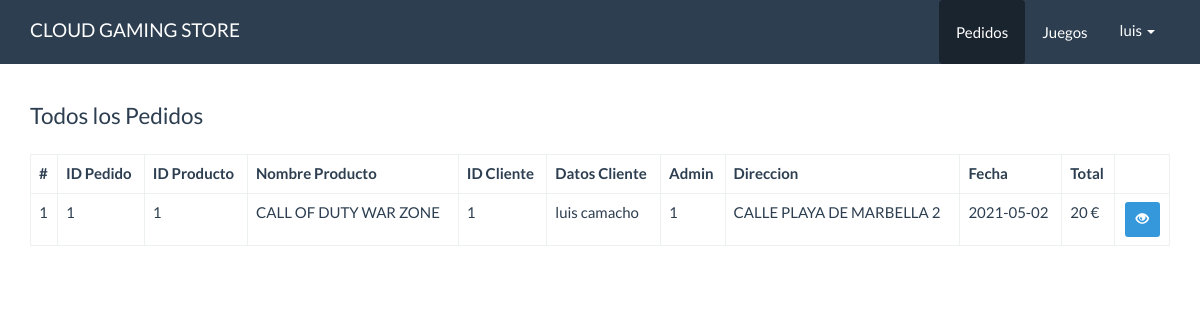
The page /TiendaOnline/panel/pedidos/index.php (signed in) on the database as committed earlier.
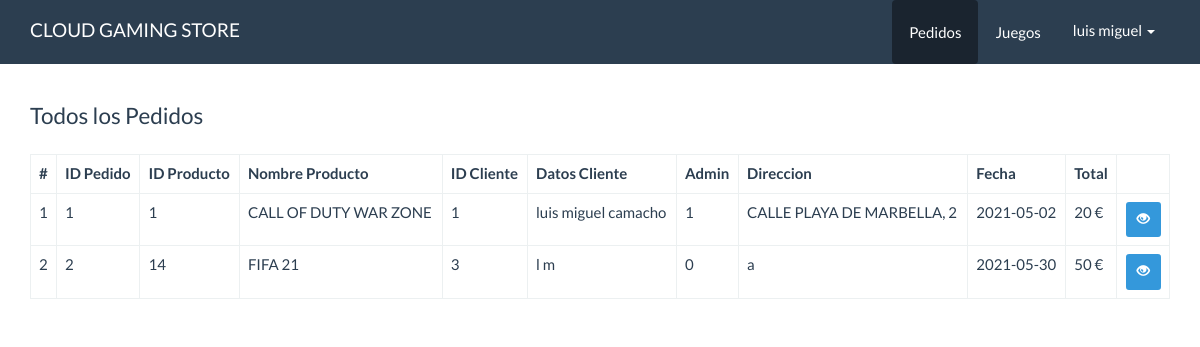
The same page on the database as committed later.
### tables this page shows
CREATE TABLE `pedido` (
  `ID_PEDIDO` int(10) NOT NULL,
  `COMPRADO` int(1) NOT NULL,
  `FECHA` date NOT NULL,
  `USUARIO_ID_USUARIO` int(10) NOT NULL
);

CREATE TABLE `detalle_pedido` (
  `PEDIDO_ID_PEDIDO` int(10) NOT NULL,
  `PRODUCTO_ID_PRODUCTO` int(10) NOT NULL,
  `CANTIDAD` int(11) NOT NULL,
  `DEVUELTO` int(1) NOT NULL
);

CREATE TABLE `producto` (
  `ID_PRODUCTO` int(10) NOT NULL,
  `NOMBRE_PRODUCTO` varchar(50) NOT NULL,
  `DESCRIPCION` varchar(250) NOT NULL,
  `PRECIO` double NOT NULL,
  `STOCK` int(10) NOT NULL,
  `IMAGEN` varchar(100) NOT NULL,
  `CATEGORIA_ID_CATEGORIA` int(10) NOT NULL
);

CREATE TABLE `usuario` (
  `ID_USUARIO` int(10) NOT NULL,
  `EMAIL` varchar(50) NOT NULL,
  `PASSWORD` varchar(50) NOT NULL,
  `NOMBRE` varchar(25) NOT NULL,
  `APELLIDOS` varchar(25) NOT NULL,
  `DIRECCION` varchar(100) NOT NULL,
  `ADMIN` int(1) NOT NULL
);

### TiendaOnline/src/Pedido.php (called while the page is built, shortened)
<?php
class Pedido{
    private $cn = null;
    public function __construct(){
        $this->config = parse_ini_file(__DIR__.'/../config.ini') ;
        $this->cn = new \PDO( $this->config['dns'], $this->config['usuario'],$this->config['clave'],array(
            \PDO::MYSQL_ATTR_INIT_COMMAND => 'SET NAMES utf8'
        ));
    }
    public function mostrar(){
        $sql = "SELECT p.ID_PEDIDO, p.USUARIO_ID_USUARIO, p.FECHA, NOMBRE, APELLIDOS, DIRECCION, ADMIN FROM pedido p
        INNER JOIN usuario u ON p.USUARIO_ID_USUARIO = u.ID_USUARIO ORDER BY p.USUARIO_ID_USUARIO ASC";
        $resultado = $this->cn->prepare($sql);
        if($resultado->execute())
            return  $resultado->fetchAll();
        return false;
    }
    public function mostrarDetallePorIdPedido($id){
        $sql = "SELECT
                dp.PEDIDO_ID_PEDIDO,
                dp.PRODUCTO_ID_PRODUCTO,
                p.NOMBRE_PRODUCTO,
                p.PRECIO,
                dp.CANTIDAD,
                p.IMAGEN
                FROM detalle_pedido dp
                INNER JOIN producto p ON p.ID_PRODUCTO = dp.PRODUCTO_ID_PRODUCTO
                WHERE dp.PEDIDO_ID_PEDIDO = :ID_PEDIDO";
        $resultado = $this->cn->prepare($sql);
        $_array = array(
            ':ID_PEDIDO'=>$id
        );
        if($resultado->execute($_array))
            return  $resultado->fetchAll();
        return false;
    }
}

### TiendaOnline/panel/pedidos/index.php (the view, shortened to what the changed rows need)
<!DOCTYPE html>
<html lang="en">
<head>
    <link rel="stylesheet" href="../../assets/css/bootstrap.min.css">
    <link rel="stylesheet" href="../../assets/css/estilos.css">
</head>
<body>
    <nav class="navbar navbar-default navbar-fixed-top">
      <div class="container">
        <div id="navbar" class="navbar-collapse collapse">
          <ul class="nav navbar-nav pull-right">
            <li class="dropdown">
                <a href="#" class="dropdown-toggle" data-toggle="dropdown" role="button" aria-haspopup="true" aria-expanded="false">
                  <?php print $_SESSION['usuario_info']['NOMBRE'] ?> <span class="caret"></span></a>
            </li>
          </ul>
        </div>
      </div>
    </nav>
    <div class="container" id="main">
        <div class="row">
          <div class="col-md-12">
             <fieldset>
                <table class="table table-bordered">
                  <thead>
                    <tr>
                      <th>#</th>
                      <th>ID Pedido</th>
                      <th>ID Producto</th>
                      <th>Nombre Producto</th>
                      <th>ID Cliente</th>
                      <th>Datos Cliente</th>
                      <th>Admin</th>
                      <th>Direccion</th>
                      <th>Fecha</th>
                      <th>Total</th>
                      <th></th>
                    </tr>
                  </thead>
                  <tbody>
                    <?php
                      $pedido = new tonline\Pedido;
                      $info_pedido = $pedido->mostrar();
                      $cantidad = count($info_pedido);
                      if($cantidad > 0){
                        $c=0;
                      for($x =0; $x < $cantidad; $x++){
                        $item = $info_pedido[$x];
                        $acumulador = 0;
                        $info_detalle_pedido = $pedido->mostrarDetallePorIdPedido($item['ID_PEDIDO']);
                        for ($y=0; $y < count($info_detalle_pedido); $y++) {
                          $c++;
                          $acumulador = $acumulador + ($info_detalle_pedido[$y]['CANTIDAD']*$info_detalle_pedido[$y]['PRECIO']);
                          $nombre_producto = $info_detalle_pedido[$y]['NOMBRE_PRODUCTO'];
                          $id_producto = $info_detalle_pedido[$y]['PRODUCTO_ID_PRODUCTO'];
                    ?>
                    <tr>
                      <td><?php print $c?></td>
                      <td><?php print $item['ID_PEDIDO']?></td>
                      <td><?php print $id_producto?></td>
                      <td><?php print $nombre_producto?></td>
                      <td><?php print $item['USUARIO_ID_USUARIO']?></td>
                      <td><?php print $item['NOMBRE'].' '.$item['APELLIDOS']?></td>
                      <td><?php print $item['ADMIN']?></td>
                      <td><?php print $item['DIRECCION']?></td>
                      <td><?php print $item['FECHA']?></td>
                      <td><?php print $acumulador ?> €</td>
                      <td class="text-center">
                        <a href="ver.php?ID_PEDIDO=<?php print $item['ID_PEDIDO'] ?>" class="btn btn-info btn-sm"><span class="glyphicon glyphicon-eye-open"></span></a>
                      </td>
                    </tr>
                    <?php
                        }
                      }
                    }else{
                    ?>
                    <tr>
                      <td colspan="11">NO HAY REGISTROS</td>
                    </tr>
                    <?php }?>
                  </tbody>
                </table>
             </fieldset>
          </div>
        </div>
    </div>
</body>
</html>

Rows that differ between the two databases and show on the page:
changed through a linked row, pedido "camacho": USUARIO_ID_USUARIO.NOMBRE "luis" → "luis miguel"; USUARIO_ID_USUARIO.DIRECCION "CALLE PLAYA DE MARBELLA 2" → "CALLE PLAYA DE MARBELLA, 2"
added pedido: ID_PEDIDO "2", USUARIO_ID_USUARIO "3", USUARIO_ID_USUARIO.NOMBRE "l", USUARIO_ID_USUARIO.APELLIDOS "m", USUARIO_ID_USUARIO.ADMIN "0", USUARIO_ID_USUARIO.DIRECCION "a", FECHA "2021-05-30", acumulador "50"
added detalle_pedido: PRODUCTO_ID_PRODUCTO "14"
now on this page (row unchanged): producto: NOMBRE_PRODUCTO "FIFA 21"
Other text that changed with them:
$_SESSION['usuario_info']['NOMBRE']: "luis" → "luis miguel"
